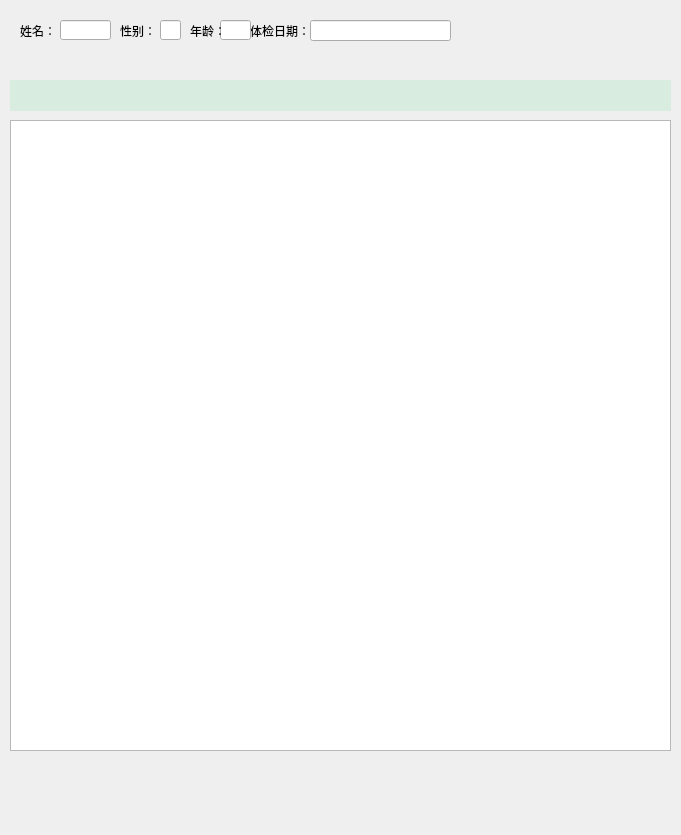
<?xml version="1.0" encoding="UTF-8"?>
<ui version="4.0">
 <class>report5</class>
 <widget class="QWidget" name="report5">
  <property name="geometry">
   <rect>
    <x>0</x>
    <y>0</y>
    <width>681</width>
    <height>835</height>
   </rect>
  </property>
  <property name="windowTitle">
   <string>Form</string>
  </property>
  <widget class="QLabel" name="label_4">
   <property name="geometry">
    <rect>
     <x>120</x>
     <y>10</y>
     <width>31</width>
     <height>41</height>
    </rect>
   </property>
   <property name="styleSheet">
    <string notr="true"/>
   </property>
   <property name="text">
    <string>性别：</string>
   </property>
  </widget>
  <widget class="QLineEdit" name="lineEdit_name">
   <property name="geometry">
    <rect>
     <x>60</x>
     <y>20</y>
     <width>51</width>
     <height>20</height>
    </rect>
   </property>
   <property name="text">
    <string/>
   </property>
  </widget>
  <widget class="QLabel" name="label_3">
   <property name="geometry">
    <rect>
     <x>20</x>
     <y>10</y>
     <width>31</width>
     <height>41</height>
    </rect>
   </property>
   <property name="styleSheet">
    <string notr="true"/>
   </property>
   <property name="text">
    <string>姓名：</string>
   </property>
  </widget>
  <widget class="QLabel" name="label_6">
   <property name="geometry">
    <rect>
     <x>250</x>
     <y>10</y>
     <width>61</width>
     <height>41</height>
    </rect>
   </property>
   <property name="styleSheet">
    <string notr="true"/>
   </property>
   <property name="text">
    <string>体检日期：</string>
   </property>
  </widget>
  <widget class="QLineEdit" name="lineEdit_sex">
   <property name="geometry">
    <rect>
     <x>160</x>
     <y>20</y>
     <width>21</width>
     <height>20</height>
    </rect>
   </property>
   <property name="text">
    <string/>
   </property>
  </widget>
  <widget class="QLabel" name="label_7">
   <property name="geometry">
    <rect>
     <x>450</x>
     <y>20</y>
     <width>201</width>
     <height>31</height>
    </rect>
   </property>
   <property name="styleSheet">
    <string notr="true">background-image: url(:/new/picture/index3.png);</string>
   </property>
   <property name="text">
    <string/>
   </property>
  </widget>
  <widget class="QLineEdit" name="lineEdit_age">
   <property name="geometry">
    <rect>
     <x>220</x>
     <y>20</y>
     <width>31</width>
     <height>20</height>
    </rect>
   </property>
   <property name="text">
    <string/>
   </property>
  </widget>
  <widget class="QLabel" name="label_5">
   <property name="geometry">
    <rect>
     <x>190</x>
     <y>10</y>
     <width>31</width>
     <height>41</height>
    </rect>
   </property>
   <property name="styleSheet">
    <string notr="true"/>
   </property>
   <property name="text">
    <string>年龄：</string>
   </property>
  </widget>
  <widget class="QLineEdit" name="lineEdit_date">
   <property name="geometry">
    <rect>
     <x>310</x>
     <y>20</y>
     <width>141</width>
     <height>21</height>
    </rect>
   </property>
   <property name="text">
    <string/>
   </property>
  </widget>
  <widget class="QLabel" name="label_9">
   <property name="geometry">
    <rect>
     <x>0</x>
     <y>50</y>
     <width>681</width>
     <height>20</height>
    </rect>
   </property>
   <property name="styleSheet">
    <string notr="true">background-image: url(:/new/picture/index4.png);</string>
   </property>
   <property name="text">
    <string/>
   </property>
  </widget>
  <widget class="QLabel" name="label_name">
   <property name="geometry">
    <rect>
     <x>10</x>
     <y>80</y>
     <width>661</width>
     <height>31</height>
    </rect>
   </property>
   <property name="styleSheet">
    <string notr="true">font: 75 12pt &quot;Aharoni&quot;;

background-color: rgb(216, 236, 224);</string>
   </property>
   <property name="text">
    <string/>
   </property>
  </widget>
  <widget class="QTableView" name="tableView">
   <property name="geometry">
    <rect>
     <x>10</x>
     <y>120</y>
     <width>661</width>
     <height>631</height>
    </rect>
   </property>
  </widget>
  <widget class="QLabel" name="label_doc">
   <property name="geometry">
    <rect>
     <x>390</x>
     <y>770</y>
     <width>54</width>
     <height>21</height>
    </rect>
   </property>
   <property name="text">
    <string/>
   </property>
  </widget>
  <widget class="QLabel" name="label_docName">
   <property name="geometry">
    <rect>
     <x>460</x>
     <y>770</y>
     <width>54</width>
     <height>21</height>
    </rect>
   </property>
   <property name="text">
    <string/>
   </property>
  </widget>
  <widget class="QLabel" name="label_pre">
   <property name="geometry">
    <rect>
     <x>530</x>
     <y>770</y>
     <width>54</width>
     <height>21</height>
    </rect>
   </property>
   <property name="text">
    <string/>
   </property>
  </widget>
  <widget class="QLabel" name="label_preName">
   <property name="geometry">
    <rect>
     <x>610</x>
     <y>770</y>
     <width>54</width>
     <height>21</height>
    </rect>
   </property>
   <property name="text">
    <string/>
   </property>
  </widget>
 </widget>
 <resources/>
 <connections/>
</ui>
